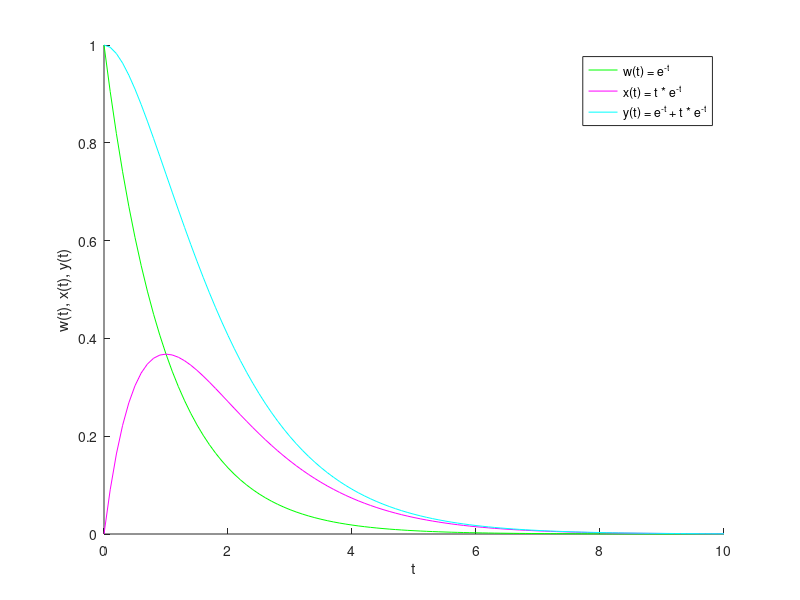

Write the MATLAB code that produced this figure.
t = 0:0.1:10;

w = exp(-t);
x = t .* exp(-t);
y = exp(-t) + t .* exp(-t);

figure;
hold on;
plot(t, w, 'Color', [0, 1, 0], 'DisplayName', 'w(t) = e^{-t}'); %vert
plot(t, x, 'Color', [1, 0, 1], 'DisplayName', 'x(t) = t * e^{-t}'); %magenta
plot(t, y, 'Color', [0, 1, 1]', 'DisplayName','y(t) = e^{-t} + t * e^{-t}'); %cyan
hold off;
    
xlabel('t');
ylabel('w(t), x(t), y(t)');
title('');
legend show;
